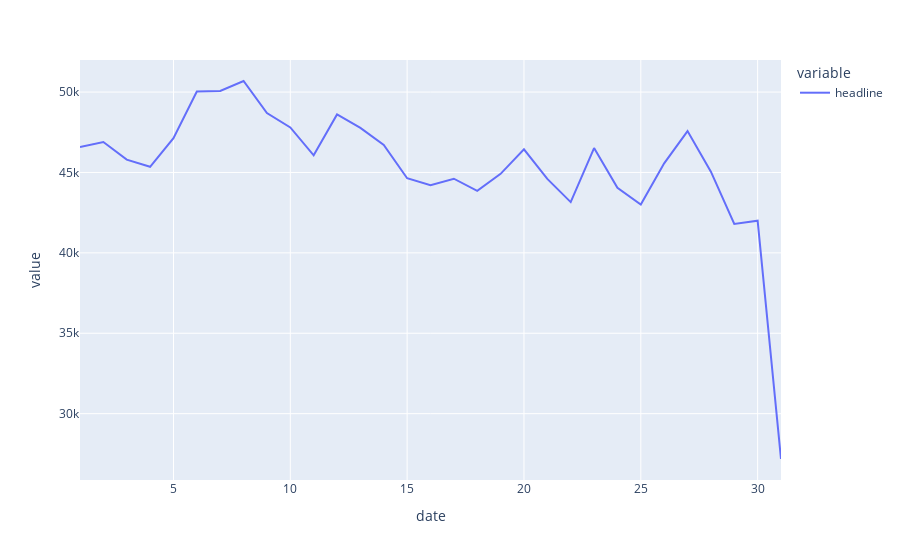

Notebook cell for this chart:
### Markdown cell above
**Observation**
- After 2011, the number of news coverage was almost the same throughout the decade.

### Code cell
px.line(news.groupby([news.index.day])['headline'].count())

### Figure 1 — Plotly figure (JSON) as saved in the notebook; plotly's stock layout.template omitted (floating-point values rounded to 4 significant figures)
{"data": [{"hovertemplate": "variable=headline<br>date=%{x}<br>value=%{y}<extra></extra>", "legendgroup": "headline", "line": {"color": "#636efa", "dash": "solid"}, "marker": {"symbol": "circle"}, "mode": "lines", "name": "headline", "orientation": "v", "showlegend": true, "type": "scatter", "x": [1, 2, 3, 4, 5, 6, 7, 8, 9, 10, 11, 12, 13, 14, 15, 16, 17, 18, 19, 20, 21, 22, 23, 24, 25, 26, 27, 28, 29, 30, 31], "xaxis": "x", "y": [46582, 46894, 45797, 45353, 47128, 50032, 50068, 50688, 48692, 47799, 46063, 48607, 47771, 46711, 44640, 44203, 44612, 43857, 44913, 46440, 44597, 43156, 46518, 44041, 43007, 45565, 47575, 45048, 41794, 41997, 27180], "yaxis": "y"}], "layout": {"legend": {"title": {"text": "variable"}, "tracegroupgap": 0}, "margin": {"t": 60}, "xaxis": {"anchor": "y", "domain": [0, 1], "title": {"text": "date"}}, "yaxis": {"anchor": "x", "domain": [0, 1], "title": {"text": "value"}}}}
